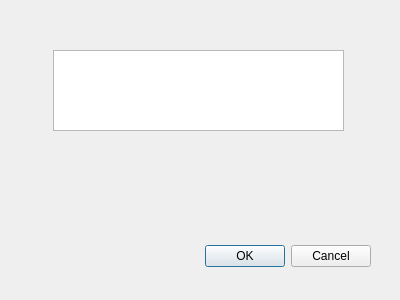
<?xml version="1.0" encoding="UTF-8"?>
<ui version="4.0">
 <class>Dialog</class>
 <widget class="QDialog" name="Dialog">
  <property name="geometry">
   <rect>
    <x>0</x>
    <y>0</y>
    <width>400</width>
    <height>300</height>
   </rect>
  </property>
  <property name="windowTitle">
   <string>Dialog</string>
  </property>
  <widget class="QDialogButtonBox" name="buttonBox">
   <property name="geometry">
    <rect>
     <x>30</x>
     <y>240</y>
     <width>341</width>
     <height>32</height>
    </rect>
   </property>
   <property name="orientation">
    <enum>Qt::Horizontal</enum>
   </property>
   <property name="standardButtons">
    <set>QDialogButtonBox::Cancel|QDialogButtonBox::Ok</set>
   </property>
  </widget>
  <widget class="QPlainTextEdit" name="plainTextEdit">
   <property name="geometry">
    <rect>
     <x>53</x>
     <y>50</y>
     <width>291</width>
     <height>81</height>
    </rect>
   </property>
  </widget>
 </widget>
 <resources/>
 <connections>
  <connection>
   <sender>buttonBox</sender>
   <signal>accepted()</signal>
   <receiver>Dialog</receiver>
   <slot>accept()</slot>
   <hints>
    <hint type="sourcelabel">
     <x>248</x>
     <y>254</y>
    </hint>
    <hint type="destinationlabel">
     <x>157</x>
     <y>274</y>
    </hint>
   </hints>
  </connection>
  <connection>
   <sender>buttonBox</sender>
   <signal>rejected()</signal>
   <receiver>Dialog</receiver>
   <slot>reject()</slot>
   <hints>
    <hint type="sourcelabel">
     <x>316</x>
     <y>260</y>
    </hint>
    <hint type="destinationlabel">
     <x>286</x>
     <y>274</y>
    </hint>
   </hints>
  </connection>
 </connections>
</ui>
